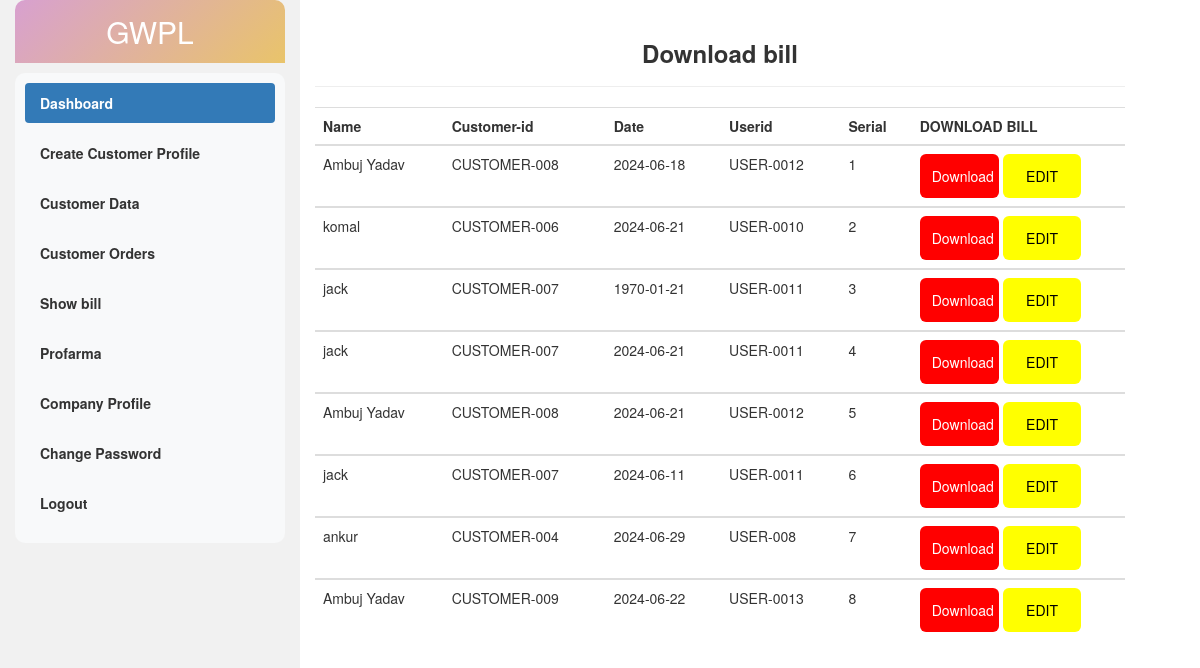
The page /showbill-date.php (signed in) on the database its author committed.
### tables this page shows
CREATE TABLE `bill` (
  `id` int(11) NOT NULL,
  `userid` varchar(50) NOT NULL,
  `companyid` varchar(55) NOT NULL,
  `name` varchar(255) NOT NULL,
  `customerid` varchar(255) NOT NULL,
  `phone` varchar(20) NOT NULL,
  `companyname` varchar(255) NOT NULL,
  `gst` varchar(50) NOT NULL,
  `email` varchar(255) NOT NULL,
  `address` varchar(255) NOT NULL,
  `services` varchar(100) NOT NULL,
  `hsn` varchar(255) NOT NULL,
  `invoice` int(55) NOT NULL,
  `price` varchar(50) NOT NULL,
  `modeofpayment` varchar(50) NOT NULL,
  `orderdate` varchar(10) NOT NULL,
  `quantity` int(10) NOT NULL,
  `serial` int(55) NOT NULL,
  `timestamp` timestamp(6) NOT NULL DEFAULT current_timestamp(6) ON UPDATE current_timestamp(6),
  `tax-p` int(55) NOT NULL,
  `state` varchar(255) NOT NULL
);

### showbill-date.php (the view, shortened to what this page needs)
<?php
if(isset($_SESSION['id']) )
{
?>
<!DOCTYPE html>
<html lang="en">
<head>
  <link rel="stylesheet" href="https://maxcdn.bootstrapcdn.com/bootstrap/3.4.1/css/bootstrap.min.css">
</head>
<body>
<div class="container-fluid"style="height: 800px;">
  <div class="row content" style="height:100%;">
    <div class="col-sm-3 sidenav hidden-xs">
      <h2>GWPL</h2>
      <?php
      include('menu.php');
      ?><br>
    </div>
    <br>
    <div class="col-sm-9" style="width:70%;justify-content:center ;">
    <center><h3><strong>Download bill</strong></h3></center>
    <hr>
    <table class="table">
        <tr>
        <th>Name</th>
        <th>Customer-id</th>
          <th>Date</th>
          <th>Userid</th>
          <th>Serial</th>
          <th>DOWNLOAD BILL</th>
        </tr>
     <?php
     include('connection.php');
     $companyid=$_SESSION['companyid'];
     $query= "SELECT * FROM `bill` WHERE `companyid` = '$companyid' GROUP BY `serial`";
     $fireing = mysqli_query($conn, $query);
     foreach ($fireing as $restt)
     {
?>
        <tbody>
          <tr>
          <td><?php echo $restt['name'];?></td>
          <td><?php echo $restt['customerid'];?></td>
          <td><?php echo $restt['orderdate'];?></td>
          <td><?php echo $restt['userid'];?></td>
          <td><?php echo $restt['serial'];?></td>
          <td>
          <a href="billtable.php?showtable=<?php echo $restt['serial']?>"><button type="button" class="btn" style="background:red; width:40%"> Download</button></a>
          <a href="updatebill.php?editbilltable=<?php echo $restt['id']?>&&seriall=<?php echo $restt['serial']?>"><button type="button" class="btn" style="background:yellow;color:black; width:40%"> EDIT</button></a>
        </td></a>
        </tr>
        </tbody>
        <?php
     }
     ?>
      </table>
    </div>
  </div>
</div>
</body>
</html>
  <?php
}
else{
    echo "please login to Continue";
    header("Location:index.php");
}
?>

### showbill-date.php (style rules this page uses)
.row.content { height: 550px }
.sidenav { background-color: #f1f1f1; height: 100%; }
h2 { background: linear-gradient(135deg, #B4A7, #E9C46A); color: white; padding: 15px 20px; border-radius: 10px 10px 0 0; margin-top: 0; text-align: center; }
.btn { width: 100%; padding: 12px; border: none; border-radius: 6px; background: linear-gradient(135deg, #B4A77B, #E9C46A); color: white; cursor: pointer; transition: all 0.3s ease; }

### rows shown on the page
bill: name "Ambuj Yadav", customerid "CUSTOMER-008", orderdate "2024-06-18", userid "USER-0012", serial "1"
bill: name "komal", customerid "CUSTOMER-006", orderdate "2024-06-21", userid "USER-0010", serial "2"
bill: name "jack", customerid "CUSTOMER-007", orderdate "1970-01-21", userid "USER-0011", serial "3"
bill: name "jack", customerid "CUSTOMER-007", orderdate "2024-06-21", userid "USER-0011", serial "4"
bill: name "Ambuj Yadav", customerid "CUSTOMER-008", orderdate "2024-06-21", userid "USER-0012", serial "5"
bill: name "jack", customerid "CUSTOMER-007", orderdate "2024-06-11", userid "USER-0011", serial "6"
bill: name "ankur", customerid "CUSTOMER-004", orderdate "2024-06-29", userid "USER-008", serial "7"
bill: name "Ambuj Yadav", customerid "CUSTOMER-009", orderdate "2024-06-22", userid "USER-0013", serial "8"
